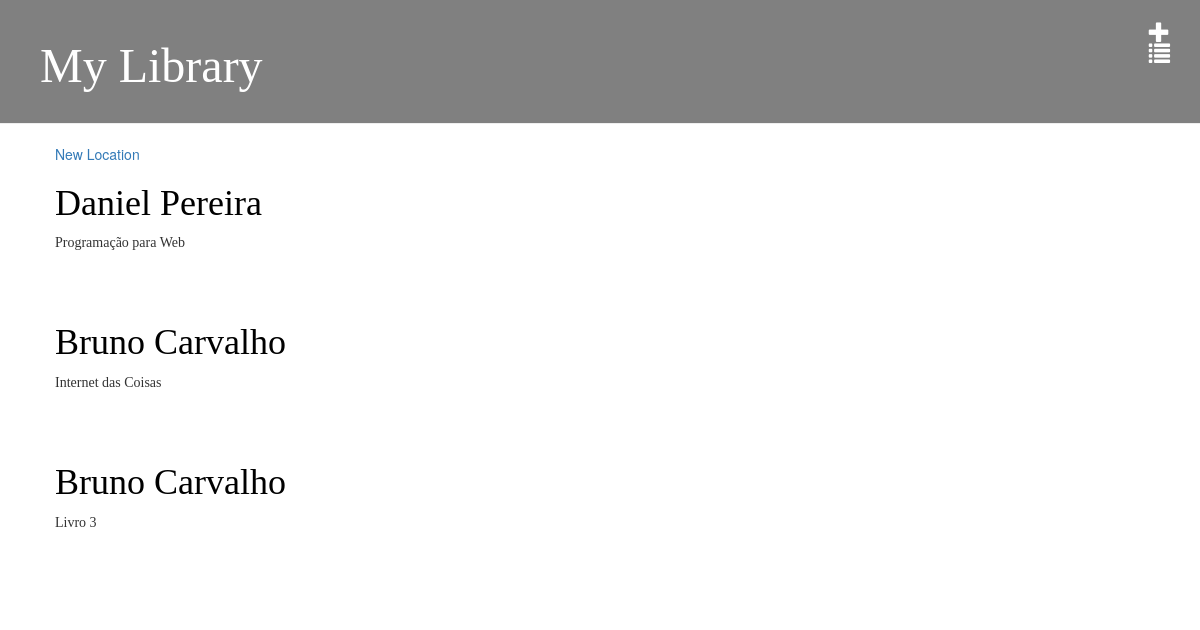
/locations, run on the app's committed database.
### books/models.py (models this page shows, shortened)
class Location(models.Model):
    book = models.ForeignKey(Book, on_delete=models.CASCADE)
    locator = models.ForeignKey(Locator, on_delete=models.CASCADE)
    class Meta:
        db_table = "locations"

class Locator(models.Model):
    name = models.CharField(max_length=200)
    def __str__(self):
        return self.name
    class Meta:
        db_table = "locators"

class Book(models.Model):
    author = models.ForeignKey(Author, on_delete=models.CASCADE)
    title = models.CharField(max_length=200)
    summary = models.TextField()
    locators = models.ManyToManyField(Locator)
    def __str__(self):
        return self.title
    class Meta:
        db_table = "books"

### books/views.py (the view)
# urls.py: path('locations', views.location_list, name='location_list'),
def location_list(request):
    locations = Location.objects.all()
    return render(request, 'location/location_list.html', {'locations': locations})

### books/templates/location/location_list.html
{% extends 'books/base.html' %}
{% block content %}
    <a href="{% url 'location_new' %}">New Location</a>
    {% for location in locations %}
        <div class="post">
            <h1><a href="{% url 'location_detail' pk=location.pk %}">{{ location.locator }}</a></h1>
            <p>{{ location.book }}</p>
        </div>
    {% endfor %}
{% endblock %}

### books/templates/books/base.html (shortened to what this page needs)
{% load static %}
<html>
<head>
    <link rel="stylesheet" href="//maxcdn.bootstrapcdn.com/bootstrap/3.2.0/css/bootstrap.min.css">
    <link rel="stylesheet" href="//maxcdn.bootstrapcdn.com/bootstrap/3.2.0/css/bootstrap-theme.min.css">
    <link rel="stylesheet" href="{% static 'css/books.css' %}">
</head>
<body>
<div class="page-header">
    <div class="row">
        <div class="col-md-6">
            <h1><a href="/">My Library</a></h1>
        </div>
        <div class="col-md-6">
            <a href="{% url 'book_new' %}" class="top-menu" title="New Book"><span
                    class="glyphicon glyphicon-plus"></span></a>
        </div>
        <div class="col-md-6">
            <a href="{% url 'location_list' %}" class="top-menu" title="New Location"><span
                    class="glyphicon glyphicon-list"></span></a>
        </div>
    </div>
</div>
<div class="content container">
    <div class="row">
        <div class="col-md-8">
            {% block content %}
            {% endblock %}
        </div>
    </div>
</div>
</body>
</html>

### books/static/css/books.css (style rules this page uses)
h1 a { color: gray; font-family: 'SansSerif'; }
body { padding-left: 0px; }
.page-header { background-color: gray; margin-top: 0; padding: 20px 20px 20px 40px; }
.page-header h1, .page-header h1 a, .page-header h1 a:visited, .page-header h1 a:active { color: #ffffff; font-size: 36pt; text-decoration: none; }
.content { margin-left: 40px; }
h1, h2, h3, h4 { font-family: 'Lobster', cursive; }
.top-menu, .top-menu:hover, .top-menu:visited { color: #ffffff; float: right; font-size: 16pt; margin-right: 10px; }
.post { margin-bottom: 70px; }
.post h1 a, .post h1 a:visited { color: #000000; }
p { font-family: 'SansSerif'; }

### data on the page
Location: locator "Daniel Pereira", book "Programação para Web"
Location: locator "Bruno Carvalho", book "Internet das Coisas"
Location: locator "Bruno Carvalho", book "Livro 3"
